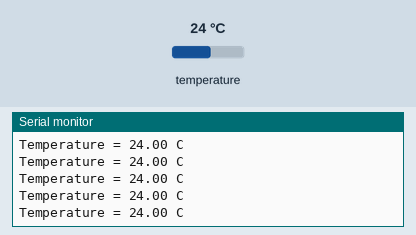
The sketch below on a simulated Arduino Uno, built with avr-gcc and run on an emulated ATmega328P. Shown: the last lines printed to the serial monitor. Wiring (inferred from the names in the program): LM75 temperature sensor at I2C address 0x48. Inputs (shaded band) come from the test bench; at power-on: temperature 24 °C.

Above: at 1.2 s.
1.3 s: temperature set to 12 °C
At 1.69 s:
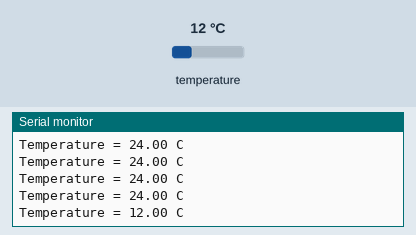
2.8 s: temperature set to 19 °C
At 2.95 s:
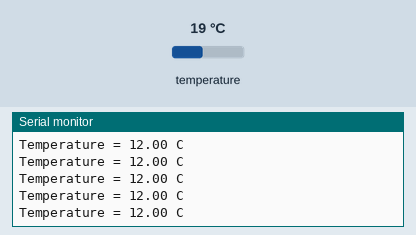
Timing chart, 0 to 5.8 s (numbered marks = the images above; inputs shaded):
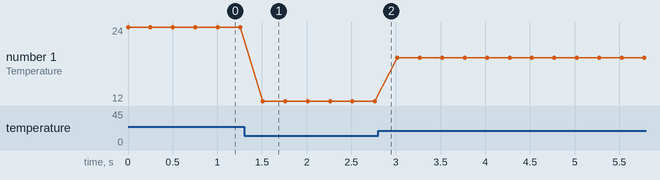

Measured:
- after the input at 1.3 s, the serial monitor: prints a new line after 0.21 s (image 1)
- plotted number 1: 24 → 12 after the input at 1.3 s, 12 → 19 after the input at 2.8 s

The sketch:

lm75.nio.ino
```cpp
#include <Temperature_LM75_Derived.h>

// The Generic_LM75 class will provide 9-bit (±0.5°C) temperature for any
// LM75-derived sensor. More specific classes may provide better resolution.
Generic_LM75 temperature;

void setup() {
  while(!Serial) {}

  Serial.begin(9600);

  Wire.begin();
}

void loop() {
  Serial.print("Temperature = ");
  Serial.print(temperature.readTemperatureC());
  Serial.println(" C");

  delay(250);
}
```
